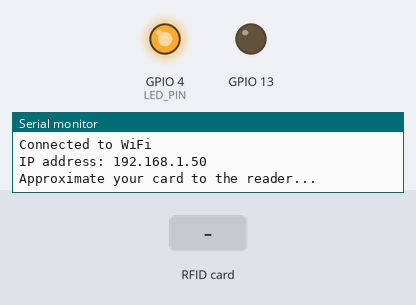
Simulated run of this sketch. Board: ESP32. Parts: output pins drawn as LEDs (lit = HIGH), the last lines printed to the serial monitor. The inputs (shaded band) are chosen by the test bench. WiFi joins after 1.5 s; servers stay silent unless stated; uploads are accepted with an empty reply.

Above: at 3.2 s.
3.3 s: RFID card B1 22 40 24 held to the reader
At 3.7 s:
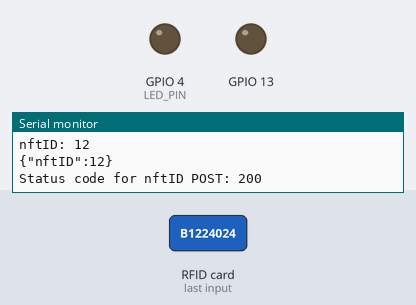
4.8 s: RFID card 02 77 1A 8F 95 A0 00 held to the reader
At 7.3 s:
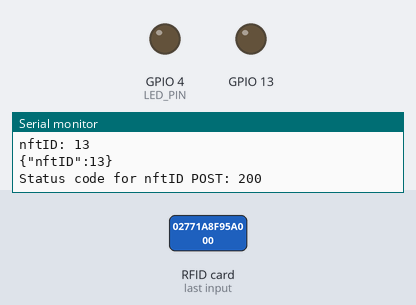
7.8 s: RFID card 05 8E 76 4D held to the reader
At 14.3 s:
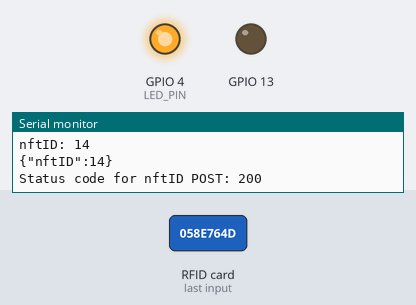
Timing chart, 0 to 15.8 s (numbered marks = the images above; inputs shaded):
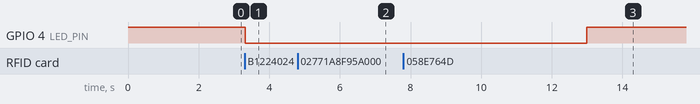

Measured:
- after the input at 3.3 s, GPIO 4 (LED_PIN): HIGH → LOW at once
- after the input at 4.8 s, GPIO 4 (LED_PIN): stays LOW (without the input it goes to HIGH after 1.7 s)
- after the input at 7.8 s, GPIO 4 (LED_PIN): LOW → HIGH after 5.2 s instead of 2.0 s

The sketch:

esp32.ino
```cpp
#include <WiFi.h>
#include <HTTPClient.h>
#include <ArduinoJson.h>
#include <ESPAsyncWebServer.h>
#include <SPI.h>
#include <MFRC522.h>
#define RST_PIN 22 // Configurable, see typical pin layout above
#define SS_PIN 21  // Configurable, see typical pin layout above
#define LED_PIN 4  // Define LED pin
// hotspot: 192.168.213.208

MFRC522 mfrc522(SS_PIN, RST_PIN); // Create MFRC522 instance

const char *ssid = "afik uitm";
const char *password = "afikjasin";

AsyncWebServer server(80);
char data[50]; // Use char array instead of String
int nftID;
bool isNFT = false;
String walletAddress;

void setup()
{

    pinMode(13, OUTPUT);
    pinMode(LED_PIN, OUTPUT); // Initialize the LED pin as an output

    digitalWrite(LED_PIN, HIGH); // Ensure LED is off initially

    Serial.begin(9600);
    WiFi.begin(ssid, password);

    while (WiFi.status() != WL_CONNECTED)
    {
        delay(1000);
        Serial.println("Connecting to WiFi...");
    }

    Serial.println("Connected to WiFi");
    Serial.print("IP address: ");
    Serial.println(WiFi.localIP());

    server.begin();
    SPI.begin();        // Init SPI bus
    mfrc522.PCD_Init(); // Init MFRC522
    Serial.println("Approximate your card to the reader...");
    Serial.println();
}

void loop()
{
    String uidStr = "";

    if (!mfrc522.PICC_IsNewCardPresent())
    {
        return;
    }

    if (!mfrc522.PICC_ReadCardSerial())
    {
        return;
    }

    for (byte i = 0; i < mfrc522.uid.size; i++)
    {
        uidStr += String(mfrc522.uid.uidByte[i] < 0x10 ? "0" : "") + String(mfrc522.uid.uidByte[i], HEX);
    }

    if (uidStr == "b1224024")
    {
        nftID = 12;
        isNFT = true;
    }
    else if (uidStr == "02771a8f95a000")
    {
        nftID = 13;
        isNFT = true;
    }
    else if (uidStr == "058e764d")
    {
        nftID = 14;
        isNFT = true;
    }
    else if (uidStr == "025a00adc5e000")
    {
        walletAddress = "0x12e442b53CA7A10D5038635bfCe8AA56498A47ED";
        isNFT = false;
    }

    Serial.print("Card UID: ");
    Serial.println(uidStr);
    Serial.print("NFT ID: ");
    Serial.println(nftID);

    if (WiFi.status() == WL_CONNECTED)
    {
        if (isNFT)
        {
            digitalWrite(LED_PIN, LOW);
            HTTPClient httpPost;
            DynamicJsonDocument doc(1024);
            String requestBody;
            int httpCodePost;

            // Send POST request for UID
            httpPost.begin("http://192.168.213.208:3001/postNFT");
            httpPost.addHeader("Content-Type", "application/json");

            doc.clear(); // Clear previous data
            doc["nftID"] = nftID;
            serializeJson(doc, requestBody);
            Serial.println("Sending nftID to server...");
            Serial.print("nftID: ");
            Serial.println(nftID);
            Serial.println(requestBody); // Print the request body to debug

            httpCodePost = httpPost.POST(requestBody); // Send the POST request
            Serial.print("Status code for nftID POST: ");
            Serial.println(httpCodePost); // Print the status code to debug

            if (httpCodePost > 0)
            {
                String payloadPost = httpPost.getString();
                Serial.println(payloadPost);
            }
            else
            {
                Serial.print("POST request for UID failed with status code ");
                Serial.println(httpCodePost);
            }

            httpPost.end();
        }
        else
        {
            digitalWrite(LED_PIN, LOW);
            HTTPClient httpPost;
            DynamicJsonDocument doc(1024);
            String requestBody;
            int httpCodePost;

            httpPost.begin("http://192.168.213.208:3001/postWallet");
            httpPost.addHeader("Content-Type", "application/json");

            doc.clear(); // Clear previous data
            doc["walletAddress"] = walletAddress;
            serializeJson(doc, requestBody);
            Serial.println("Sending wallet to server...");
            Serial.print("walletAddress: ");
            Serial.println(walletAddress);
            Serial.println(requestBody);

            httpCodePost = httpPost.POST(requestBody); // Send the POST request
            Serial.print("Status code for wallet POST: ");
            Serial.println(httpCodePost); // Print the status code to debug

            if (httpCodePost > 0)
            {
                String payloadPost = httpPost.getString();
                Serial.println(payloadPost);
            }
            else
            {
                Serial.print("POST request for UID failed with status code ");
                Serial.println(httpCodePost);
            }

            httpPost.end();
        }
    }

    delay(3000); // Delay for a moment before the next loop iteration
    digitalWrite(LED_PIN, HIGH);
}
```
